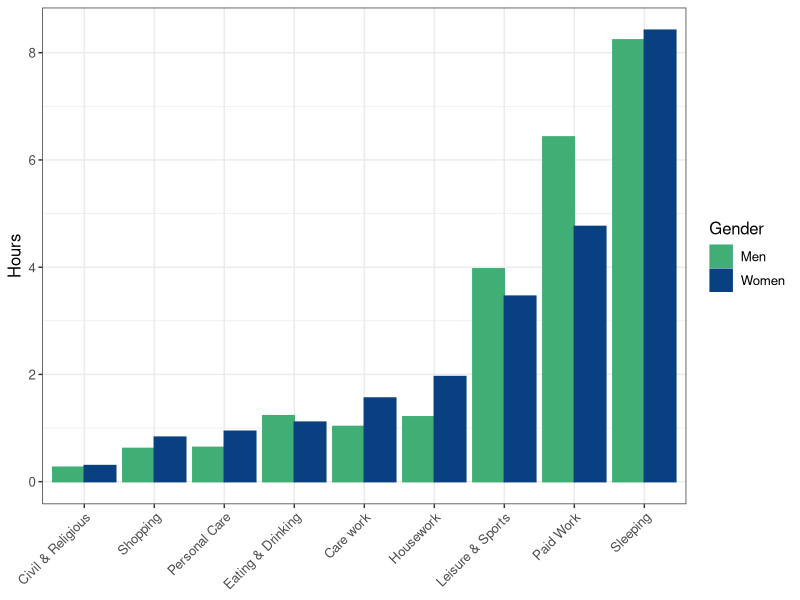
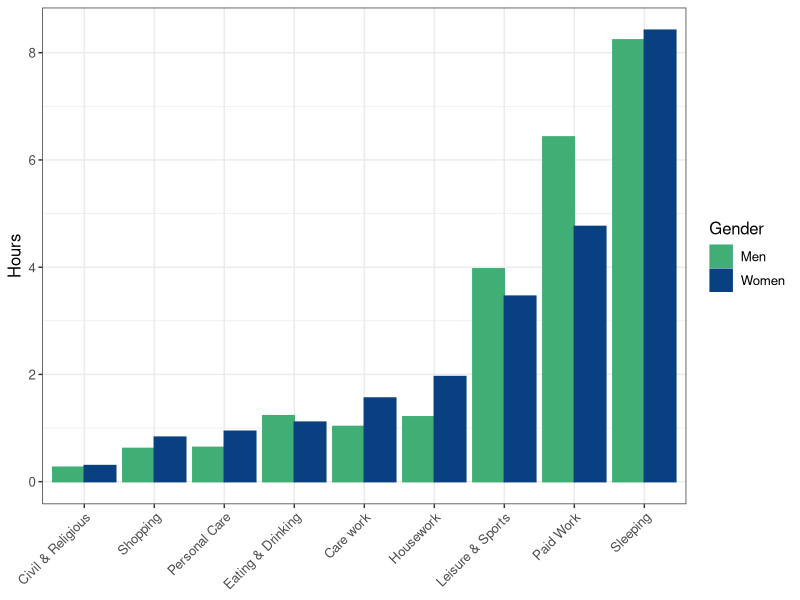

Recreate these plots in R, in order.
library(tidyverse)
library(readxl)


COL <- c("#7fc97f", "#beaed4", "#fdc086", "#ffff99", "#386cb0", "#f0027f", "#bf5b17", "#666666")
COLA <- c("#e0f3db", "#99d8c9","#66c2a4","#41ae76", "#238b45", "#005824")
COLB <- c("#4eb3d3", "#2b8cbe", "#0868ac","#084081")

ATUS <- read_excel("constrained_optimization/atus.xlsx")

ATUS2 <- 
  ATUS %>% 
  gather(Gender, hours, -Category)

ATUS2 %>% 
  filter(!Category %in% c("Communication","Other", "Education")) %>%
  ggplot(aes(x = reorder(Category, hours), y = hours, group = Gender, color = Gender, fill = Gender)) + 
  geom_bar(stat = "identity", position = "dodge") + 
  ylab("Hours") +
  theme_bw() +
  scale_fill_manual(values = c("#41ae76", "#084081")) +
  scale_color_manual(values = c("#41ae76", "#084081")) +
  #scale_fill_brewer(type = "qual", palette = "Accent") + 
  #scale_color_brewer(type = "qual", palette = "Accent") + 
  theme(axis.text.x = element_text(angle = 45, hjust = 1), 
        text = element_text(size = 12), 
        axis.title.x=element_blank())
ggsave(file = "constrained_optimization/atus.pdf", device = "pdf", width = 6, height = 4)
